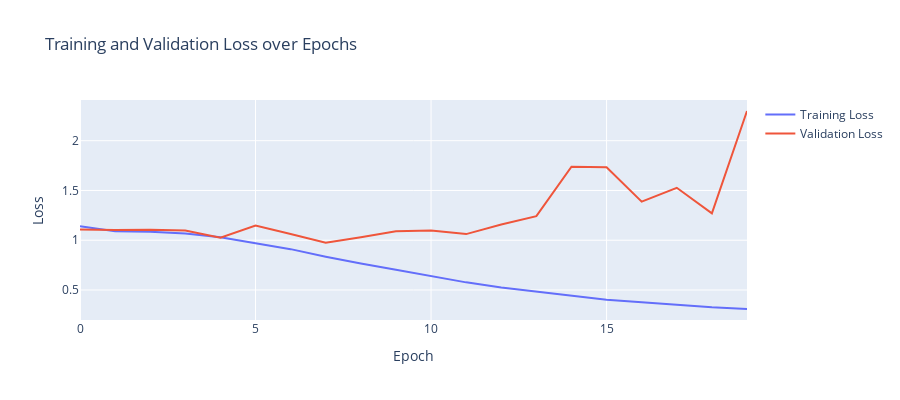

The cell this chart's notebook holds for it:
### Markdown cell above
### The the loss curve of train/validation

### Code cell
import plotly.graph_objects as graph
# pio.renderers

fig = graph.Figure()

# the training loss 
fig.add_trace(graph.Scatter(y=train_loss, mode='lines', name='Training Loss'))
# the validation loss 
fig.add_trace(graph.Scatter(y=val_loss, mode='lines', name='Validation Loss'))
# Update the layout with titles and axis labels
fig.update_layout(title='Training and Validation Loss over Epochs',
                  xaxis_title='Epoch',
                  yaxis_title='Loss',
                  width=900,
                  height=400)

fig.show()

### Figure 1 — Plotly figure (JSON) as saved in the notebook; plotly's stock layout.template omitted (floating-point values rounded to 4 significant figures)
{"data": [{"mode": "lines", "name": "Training Loss", "type": "scatter", "y": [1.142, 1.09, 1.086, 1.068, 1.03, 0.9725, 0.9104, 0.8349, 0.7656, 0.704, 0.642, 0.5767, 0.5254, 0.4849, 0.4422, 0.4032, 0.3765, 0.3502, 0.3254, 0.309]}, {"mode": "lines", "name": "Validation Loss", "type": "scatter", "y": [1.109, 1.102, 1.105, 1.097, 1.026, 1.148, 1.064, 0.9738, 1.03, 1.09, 1.098, 1.062, 1.158, 1.242, 1.739, 1.733, 1.387, 1.527, 1.27, 2.299]}], "layout": {"height": 400, "title": {"text": "Training and Validation Loss over Epochs"}, "width": 900, "xaxis": {"title": {"text": "Epoch"}}, "yaxis": {"title": {"text": "Loss"}}}}
